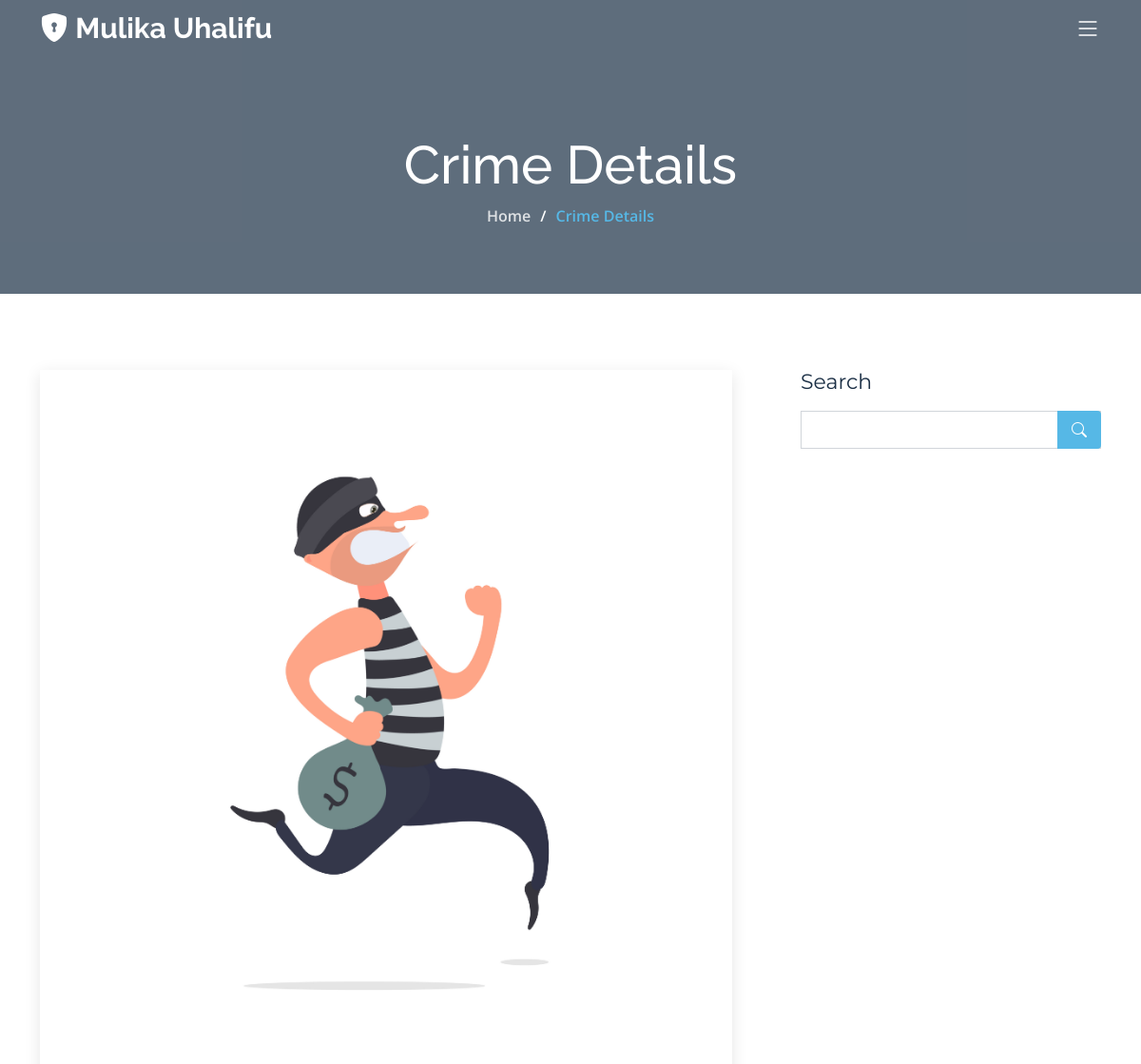
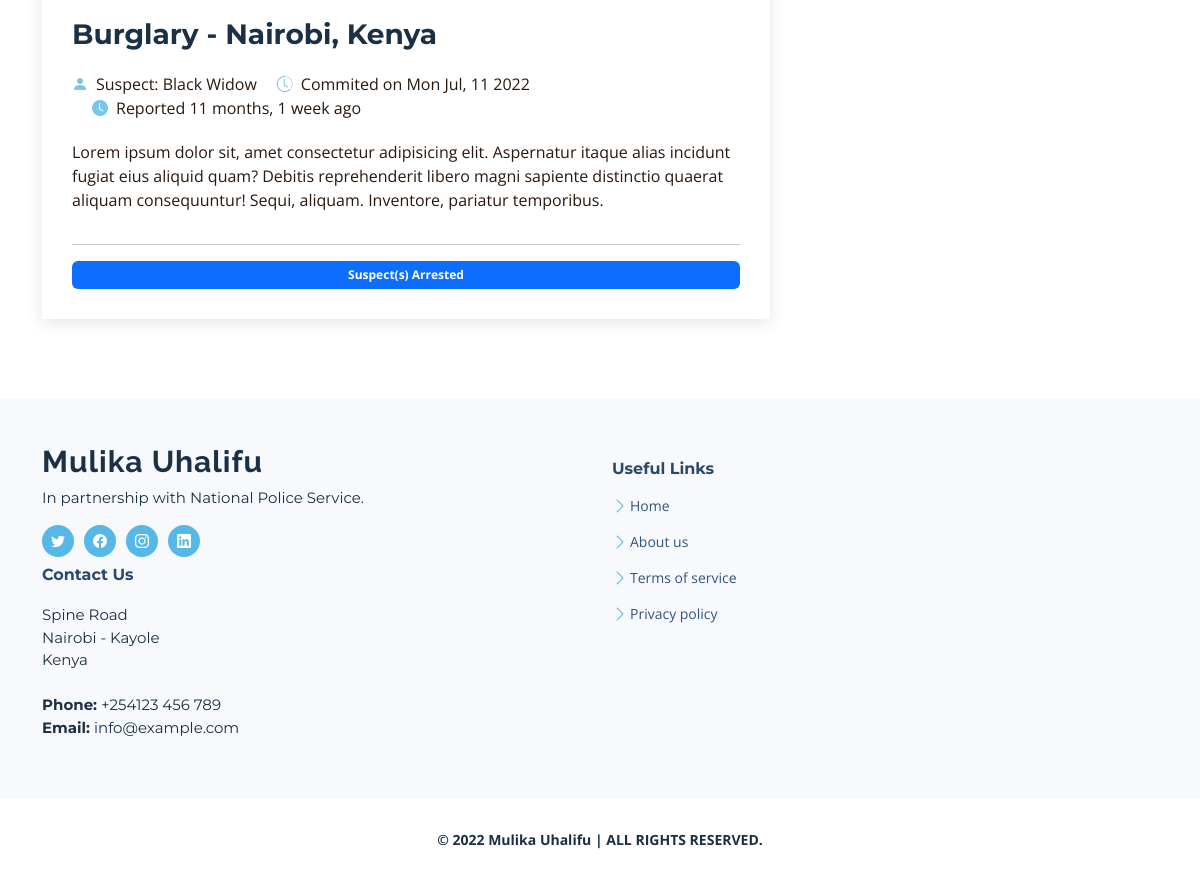
The app's page /crime-details/080A8B664A844D2/ (signed in) with its own data (2 pictures, top to bottom).
### officers/models.py (models this page shows, shortened)
class CrimeReported(models.Model):
    reported_by = models.CharField(max_length=100, editable=False)
    case_file_no = models.CharField(primary_key=True, editable=False, unique=True, max_length=17)
    suspect_name = models.CharField(max_length=100)
    type_of_crime = models.CharField(max_length=30, blank=False)
    location = models.CharField(max_length=100, blank=False)
    description = models.TextField(blank=False)
    date_of_crime = models.DateTimeField(blank=False)
    crime_status = models.CharField(max_length=50, blank=False)
    crime_reported = models.DateTimeField(auto_now_add=True)
    status_updated = models.DateTimeField(auto_now=True)
    class Meta:
        verbose_name_plural = 'Crimes Reported'

### users/views.py (the view)
# urls.py: path('crime-details/<str:pk>/', views.crime_details_view, name='crime_details'),
@login_required(login_url='user_login')
def crime_details_view(request, pk):
    crime_d = CrimeReported.objects.get(case_file_no=pk)
    context = {'crime_details': crime_d}
    return render(request, 'users/crime-details.html', context)

### users/templates/users/crime-details.html (shortened to what this page needs)
{% extends 'users/base.html' %}{% block title %}Crime Details{% endblock %}
{% load static %}
	{% block content %}
	<main id="main">
		<div class="breadcrumbs d-flex align-items-center">
			<div class="container position-relative d-flex flex-column align-items-center">
				<h2>Crime Details</h2>
				<ol>
					<li><a href="{% url 'user_homepage' user.username %}">Home</a></li>
					<li>Crime Details</li>
				</ol>
			</div>
		</div>
		<section id="blog" class="blog">
			<div class="container" data-aos="fade-up">
				<div class="row g-5">
					<div class="col-lg-8" data-aos="fade-up" data-aos-delay="200">
						<article class="blog-details">
							<div class="post-img">
								{% if crime_details.type_of_crime == 'Burglary' or crime_details.type_of_crime == 'Robbery' %}
								<img src="{% static 'img/banners/robbery.jpg' %}" class="img-fluid" alt="crime-img">
								{% elif crime_details.type_of_crime == 'Theft' %}
								<img src="{% static 'img/banners/thief.jpg' %}" class="img-fluid" alt="crime-img">
								{% elif crime_details.type_of_crime == 'Selling Drugs' %}
								<img src="{% static 'img/banners/stop-drugs.jpg' %}" class="img-fluid" alt="crime-img">
								{% else %}
								<img src="{% static 'img/banners/shield.jpg' %}" class="img-fluid" alt="crime-img">
								{% endif %}
							</div>
							<h2 class="title">{{crime_details.type_of_crime}} - {{crime_details.location|title}}</h2>
							<div class="meta-top">
								<ul>
									<li class="d-flex align-items-center"><i class="bi bi-person-fill"></i> Suspect: {{crime_details.suspect_name|default:" --- "}}</li>
									<li class="d-flex align-items-center"><i class="bi bi-clock-history"></i> Commited on {{crime_details.date_of_crime|date:"D M, d Y"}}</li>
									<li class="d-flex align-items-center"><i class="bi bi-clock-fill"></i> Reported {{crime_details.crime_reported|timesince}} ago</li>
								</ul>
							</div>
							<div class="content">
								<p>
									{{crime_details.description}}
								</p>
								<div class="row">
									<div class="col-md-12">
										<hr>
										{% if crime_details.crime_status == "" %}<span class="badge bg-danger w-100 p-2 text-center"><i class="bi bi-exclamation-triangle-fill"></i> Case not Filed</span>
										{% elif crime_details.crime_status == 'File Case' %}<span class="badge bg-secondary w-100 p-2 text-center"><i class="bi bi-exclamation-circle-fill"></i> Case Filed</span>
										{% else %}<span class="bg-primary badge w-100 p-2 text-center">{{crime_details.crime_status}}</span>{% endif %}
									</div>
								</div>
							</div>
						</article>
					</div>
					<div class="col-lg-4" data-aos="fade-up" data-aos-delay="400">
						<div class="sidebar ps-lg-4">
							<div class="sidebar-item search-form">
								<h3 class="sidebar-title">Search</h3>
								<form action="" class="mt-3" method="get">
									<input type="text">
									<button type="submit"><i class="bi bi-search"></i></button>
								</form>
							</div>
						</div>
					</div>
				</div>
			</div>
		</section>
	</main>
  	{% endblock %}

### static/users/css/main.css (style rules this page uses)
a { color: var(--color-primary); text-decoration: none; transition: 0.3s; }
h1, h2, h3, h4, h5, h6 { font-family: var(--font-primary); }
section { overflow: hidden; padding: 80px 0; }
.breadcrumbs { padding: 140px 0 60px 0; min-height: 30vh; position: relative; background-size: cover; background-position: center; background-repeat: no-repeat; }
.breadcrumbs:before { content: ""; background-color: rgba(27, 47, 69, 0.7); position: absolute; inset: 0; }
.breadcrumbs h2 { font-size: 56px; font-weight: 500; color: #fff; font-family: var(--font-secondary); }
.breadcrumbs ol { display: flex; flex-wrap: wrap; list-style: none; padding: 0 0 10px 0; margin: 0; font-size: 16px; font-weight: 600; color: var(--color-primary); }
.breadcrumbs ol a { color: rgba(255, 255, 255, 0.8); transition: 0.3s; }
.breadcrumbs ol li+li { padding-left: 10px; }
.breadcrumbs ol li+li::before { display: inline-block; padding-right: 10px; color: #fff; content: "/"; }
.blog .blog-details { box-shadow: 0 4px 16px rgba(0, 0, 0, 0.1); padding: 30px; }
.blog .blog-details .post-img { margin: -30px -30px 20px -30px; overflow: hidden; }
.blog .blog-details .title { font-size: 28px; font-weight: 700; padding: 0; margin: 20px 0 0 0; color: var(--color-secondary); }
.blog .blog-details .content { margin-top: 20px; }
.blog .blog-details .meta-top { margin-top: 20px; color: var(--color-gray); }
.blog .blog-details .meta-top ul { display: flex; flex-wrap: wrap; list-style: none; align-items: center; padding: 0; margin: 0; }
.blog .blog-details .meta-top ul li+li { padding-left: 20px; }
.blog .blog-details .meta-top i { font-size: 16px; margin-right: 8px; line-height: 0; color: rgba(86, 184, 230, 0.8); }
.blog .sidebar .sidebar-title { font-size: 22px; font-weight: 400; padding: 0; margin: 0; color: var(--color-secondary); }
.blog .sidebar .search-form form { background: #fff; border: 1px solid rgba(27, 47, 69, 0.2); padding: 3px 10px; position: relative; }
.blog .sidebar .search-form form input[type=text] { border: 0; padding: 4px; border-radius: 4px; width: calc(100% - 40px); }
.blog .sidebar .search-form form button { position: absolute; top: 0; right: 0; bottom: 0; border: 0; background: none; font-size: 16px; padding: 0 15px; margin: -1px; background: var(--color-primary); color: #fff; transition: 0.3s; border-radius: 0 4px 4px 0; line-height: 0; }
.blog .sidebar .search-form form button i { line-height: 0; }

### records on screen
CrimeReported: type_of_crime "Burglary", location "Nairobi, Kenya", suspect_name "Black Widow", date_of_crime "Mon Jul, 11 2022", crime_reported "11 months, 1 week", description "Lorem ipsum dolor sit, amet consectetur adipisicing elit. Aspernatur itaque alias incidunt fugiat eius aliquid quam? Debitis reprehenderit libero magni sapiente distinctio quaerat aliquam consequuntur! Sequi, aliquam. Inventore, pariatur temporibus.", crime_status "Suspect(s) Arrested"
